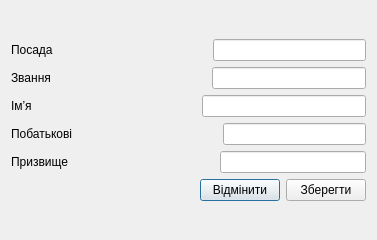
<?xml version="1.0" encoding="UTF-8"?>
<ui version="4.0">
 <class>add_supervisor</class>
 <widget class="QDialog" name="add_supervisor">
  <property name="geometry">
   <rect>
    <x>0</x>
    <y>0</y>
    <width>377</width>
    <height>240</height>
   </rect>
  </property>
  <property name="windowTitle">
   <string>Dialog</string>
  </property>
  <layout class="QVBoxLayout" name="verticalLayout_2">
   <item>
    <layout class="QVBoxLayout" name="verticalLayout">
     <item>
      <layout class="QHBoxLayout" name="horizontalLayout">
       <item>
        <widget class="QLabel" name="label">
         <property name="text">
          <string>Посада</string>
         </property>
        </widget>
       </item>
       <item>
        <spacer name="horizontalSpacer">
         <property name="orientation">
          <enum>Qt::Horizontal</enum>
         </property>
         <property name="sizeHint" stdset="0">
          <size>
           <width>40</width>
           <height>20</height>
          </size>
         </property>
        </spacer>
       </item>
       <item>
        <widget class="QLineEdit" name="le_position"/>
       </item>
      </layout>
     </item>
     <item>
      <layout class="QHBoxLayout" name="horizontalLayout_2">
       <item>
        <widget class="QLabel" name="label_2">
         <property name="text">
          <string>Звання</string>
         </property>
        </widget>
       </item>
       <item>
        <spacer name="horizontalSpacer_2">
         <property name="orientation">
          <enum>Qt::Horizontal</enum>
         </property>
         <property name="sizeHint" stdset="0">
          <size>
           <width>40</width>
           <height>20</height>
          </size>
         </property>
        </spacer>
       </item>
       <item>
        <widget class="QLineEdit" name="le_rank"/>
       </item>
      </layout>
     </item>
     <item>
      <layout class="QHBoxLayout" name="horizontalLayout_3">
       <item>
        <widget class="QLabel" name="label_3">
         <property name="text">
          <string>Імʼя</string>
         </property>
        </widget>
       </item>
       <item>
        <spacer name="horizontalSpacer_3">
         <property name="orientation">
          <enum>Qt::Horizontal</enum>
         </property>
         <property name="sizeHint" stdset="0">
          <size>
           <width>40</width>
           <height>20</height>
          </size>
         </property>
        </spacer>
       </item>
       <item>
        <widget class="QLineEdit" name="le_name"/>
       </item>
      </layout>
     </item>
     <item>
      <layout class="QHBoxLayout" name="horizontalLayout_4">
       <item>
        <widget class="QLabel" name="label_4">
         <property name="text">
          <string>Побатькові</string>
         </property>
        </widget>
       </item>
       <item>
        <spacer name="horizontalSpacer_4">
         <property name="orientation">
          <enum>Qt::Horizontal</enum>
         </property>
         <property name="sizeHint" stdset="0">
          <size>
           <width>40</width>
           <height>20</height>
          </size>
         </property>
        </spacer>
       </item>
       <item>
        <widget class="QLineEdit" name="le_surname"/>
       </item>
      </layout>
     </item>
     <item>
      <layout class="QHBoxLayout" name="horizontalLayout_5">
       <item>
        <widget class="QLabel" name="label_5">
         <property name="text">
          <string>Призвище</string>
         </property>
        </widget>
       </item>
       <item>
        <spacer name="horizontalSpacer_5">
         <property name="orientation">
          <enum>Qt::Horizontal</enum>
         </property>
         <property name="sizeHint" stdset="0">
          <size>
           <width>40</width>
           <height>20</height>
          </size>
         </property>
        </spacer>
       </item>
       <item>
        <widget class="QLineEdit" name="le_lastname"/>
       </item>
      </layout>
     </item>
     <item>
      <layout class="QHBoxLayout" name="horizontalLayout_6">
       <item>
        <spacer name="horizontalSpacer_6">
         <property name="orientation">
          <enum>Qt::Horizontal</enum>
         </property>
         <property name="sizeHint" stdset="0">
          <size>
           <width>40</width>
           <height>20</height>
          </size>
         </property>
        </spacer>
       </item>
       <item>
        <widget class="QPushButton" name="cancel">
         <property name="text">
          <string>Відмінити</string>
         </property>
        </widget>
       </item>
       <item>
        <widget class="QPushButton" name="save">
         <property name="text">
          <string>Зберегти</string>
         </property>
        </widget>
       </item>
      </layout>
     </item>
    </layout>
   </item>
  </layout>
 </widget>
 <resources/>
 <connections/>
</ui>
